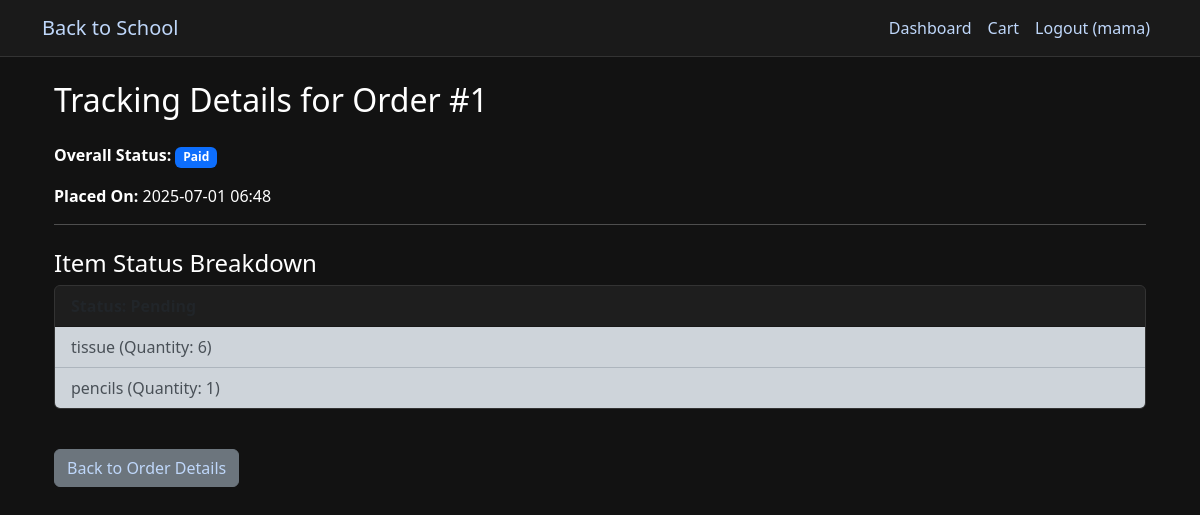
/order/1/tracking (signed in), run on the app's committed database.
### app.py (models this page shows, shortened)
class User(db.Model):
    id = db.Column(db.Integer, primary_key=True)
    username = db.Column(db.String(80), unique=True, nullable=False)
    email = db.Column(db.String(120), unique=True, nullable=False)
    password_hash = db.Column(db.String(128))
    role = db.Column(db.String(20))  # app_admin, parent, student, school_admin, retailer, donor
    is_approved = db.Column(db.Boolean, default=False)
    created_at = db.Column(db.DateTime, default=datetime.utcnow)
    school_id = db.Column(db.Integer, db.ForeignKey('school.id'))
    school = db.relationship('School', backref='users')
    children = db.relationship(
        'User',
        secondary=parent_student_association,
        primaryjoin=(parent_student_association.c.parent_id == id),
        secondaryjoin=(parent_student_association.c.student_id == id),
        backref=db.backref('parents'),
        lazy='dynamic'
    )

class Order(db.Model):
    id = db.Column(db.Integer, primary_key=True)
    user_id = db.Column(db.Integer, db.ForeignKey('user.id'), nullable=False)
    school_id = db.Column(db.Integer, db.ForeignKey('school.id'), nullable=False)
    total_amount = db.Column(db.Float, nullable=False)
    status = db.Column(db.String(20), default='pending')  # pending, paid, processing, shipped, delivered
    payment_method = db.Column(db.String(20))  # wallet, donation, mixed
    donation_used = db.Column(db.Float, default=0.0)  # Amount covered by donations
    created_at = db.Column(db.DateTime, default=datetime.utcnow)
    updated_at = db.Column(db.DateTime, default=datetime.utcnow, onupdate=datetime.utcnow)
    student_id = db.Column(db.Integer, db.ForeignKey('user.id')) # This is the student
    student = db.relationship('User', foreign_keys=[student_id])
    user = db.relationship('User', backref='orders', foreign_keys=[user_id])
    school = db.relationship('School', backref='orders')
    items = db.relationship('OrderItem', backref='order', cascade='all, delete-orphan')
    donations = db.relationship('DonationDistribution', backref='order', foreign_keys=[DonationDistribution.order_id], cascade='all, delete-orphan')

class OrderItem(db.Model):
    id = db.Column(db.Integer, primary_key=True)
    order_id = db.Column(db.Integer, db.ForeignKey('order.id'), nullable=False)
    product_id = db.Column(db.Integer, db.ForeignKey('product.id'), nullable=False)
    quantity = db.Column(db.Integer, nullable=False)
    price = db.Column(db.Float, nullable=False)
    status = db.Column(db.String(30), default='Pending')
    product = db.relationship('Product')

class Product(db.Model):
    id = db.Column(db.Integer, primary_key=True)
    retailer_id = db.Column(db.Integer, db.ForeignKey('retailer.id'), nullable=False)
    name = db.Column(db.String(100), nullable=False)
    description = db.Column(db.Text)
    price = db.Column(db.Float, nullable=False)
    original_price = db.Column(db.Float)  # For showing discounts
    quantity = db.Column(db.Integer, default=0)
    category_id = db.Column(db.Integer, db.ForeignKey('product_category.id'), nullable=False)
    category = db.relationship('ProductCategory', backref='products')
    is_featured = db.Column(db.Boolean, default=False)
    created_at = db.Column(db.DateTime, default=datetime.utcnow)
    updated_at = db.Column(db.DateTime, default=datetime.utcnow, onupdate=datetime.utcnow)
    retailer = db.relationship('Retailer', backref='products')

### app.py (the view)
@app.route('/order/<int:order_id>/tracking')
@login_required
def order_tracking(order_id):
    current_user = db.session.get(User, session['user_id'])
    order = Order.query.get_or_404(order_id)
    if order.user_id != current_user.id and current_user.role not in ['app_admin', 'school_admin']:
        flash('You do not have permission to view this order.', 'error')
        return redirect(url_for('dashboard'))
    grouped_items = {}
    for item in order.items:
        status = item.status
        if status not in grouped_items:
            grouped_items[status] = []
        grouped_items[status].append(item)
    return render_template('shop/order_tracking.html', order=order, grouped_items=grouped_items)

### app.py (called while the page is built)
def login_required(f):
    @wraps(f)
    def decorated_function(*args, **kwargs):
        if 'user_id' not in session:
            flash('Please log in to access this page', 'error')
            return redirect(url_for('login'))
        return f(*args, **kwargs)
    return decorated_function

@app.before_request
def load_logged_in_user():
    user_id = session.get('user_id')
    if user_id is None:
        g.user = None
    else:
        g.user = db.session.get(User, user_id)

@app.context_processor
def inject_user():
    return dict(current_user=g.user)

@app.context_processor
def inject_cart_item_count():
    if 'user_id' not in session or session.get('role') not in ['parent', 'student']:
        return {'cart_item_count': 0}
    cart = Cart.query.filter_by(user_id=session['user_id']).first()
    if not cart:
        return {'cart_item_count': 0}
    count = db.session.query(db.func.sum(CartItem.quantity)).filter_by(cart_id=cart.id).scalar() or 0
    return {'cart_item_count': count}

@app.template_filter('datetime')
def format_datetime(value, format='medium'):
    if format == 'full':
        format = "%Y-%m-%d %H:%M:%S"
    elif format == 'medium':
        format = "%Y-%m-%d %H:%M"
    else:
        format = "%Y-%m-%d"
    return value.strftime(format)

### templates/shop/order_tracking.html
{% extends "base.html" %}
{% block content %}
<div class="container">
    <h2 class="mb-4">Tracking Details for Order #{{ order.id }}</h2>
    <p><strong>Overall Status:</strong> <span class="badge bg-primary">{{ order.status|capitalize }}</span></p>
    <p><strong>Placed On:</strong> {{ order.created_at|datetime }}</p>
    <hr>
    <h4 class="mt-4">Item Status Breakdown</h4>
    {% for status, items_in_group in grouped_items.items()|sort %}
    <div class="card mb-3">
        <div class="card-header">
            <strong>Status: {{ status }}</strong>
        </div>
        <ul class="list-group list-group-flush">
            {% for item in items_in_group %}
            <li class="list-group-item list-group-item-dark">
                {{ item.product.name }} (Quantity: {{ item.quantity }})
            </li>
            {% endfor %}
        </ul>
    </div>
    {% else %}
        <div class="alert alert-info">No item information available for this order yet.</div>
    {% endfor %}
    <a href="{{ url_for('order_detail', order_id=order.id) }}" class="btn btn-secondary mt-4">Back to Order Details</a>
</div>
{% endblock %}

### templates/base.html (shortened to what this page needs)
<!DOCTYPE html>
<html lang="en">
<head>
    <link href="https://cdn.jsdelivr.net/npm/bootstrap@5.3.0/dist/css/bootstrap.min.css" rel="stylesheet">
</head>
<body>
<nav class="navbar navbar-expand-lg navbar-dark">
    <div class="container">
        <a class="navbar-brand" href="{{ url_for('home') }}">Back to School</a>
        <div class="collapse navbar-collapse" id="navbarNav">
            <ul class="navbar-nav ms-auto">
                {% if 'user_id' in session %}
                    <li class="nav-item">
                        <a class="nav-link" href="{{ url_for('dashboard') }}">Dashboard</a>
                    </li>
                    {% if session['role'] in ['parent', 'student'] %}
                    <li class="nav-item">
                        <a class="nav-link" href="{{ url_for('cart') }}">
                            Cart
                        </a>
                    </li>
                    {% endif %}
                    <li class="nav-item">
                        {% if current_user %}
                        <a class="nav-link" href="{{ url_for('logout') }}">Logout ({{ current_user.username }})</a>
                        {% else %}
                        <a class="nav-link" href="{{ url_for('logout') }}">Logout</a>
                        {% endif %}
                    </li>
                {% endif %}
            </ul>
        </div>
    </div>
</nav>
    <div class="container mt-4">
        {% block content %}{% endblock %}
    </div>
</body>
</html>

### templates/base.html (style rules this page uses)
body { background-color: #121212; color: #ffffff; }
h1, h2, h3, h4, h5, h6, span, p { color: #ffffff !important; }
a { color:rgb(191, 215, 250) !important; }
.navbar { background-color: #1a1a1a !important; border-bottom: 1px solid #333; }
.card { background-color: #1e1e1e; border: 1px solid #333; }

### data on the page
User: username "mama"
Order: id "1", status "Paid", created_at "2025-07-01 06:48"
OrderItem: product.name "tissue", quantity "6"
OrderItem: product.name "pencils", quantity "1"
